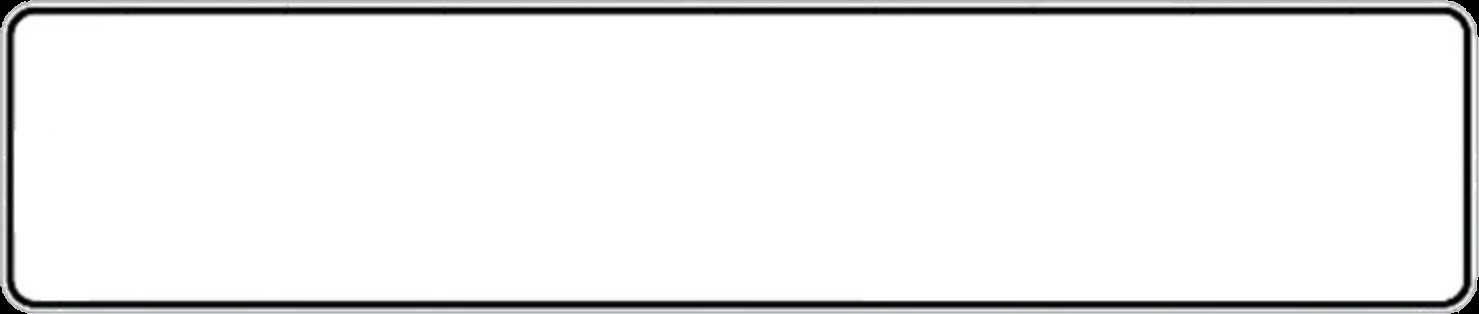
#> input picture plate.png, 1479 x 314 px, given in place of plate.jpg, which was not available
$ python Generator_original.py
#> lines starting #> are read from the running program, lines starting #| are printed output that depends on the picture; pictures that were not available may be replaced by others from this repository, and a replacement may not be noted
import os
import random
import cv2
import argparse
import numpy as np


# [9 lines left out: function random_bright, not called in this run]


class ImageGenerator:
    def __init__(self, save_path):
#> called with save_path = './DB/'
        self.save_path = save_path
        if not os.path.exists(self.save_path):
            os.makedirs(self.save_path)

        # Plate
        self.plate = cv2.imread("plate.jpg")
#> self.plate is the input picture: shape (314, 1479, 3); mean B, G, R 239.2, 239.1, 239.1
        self.plate2 = cv2.imread("plate_y.jpg")
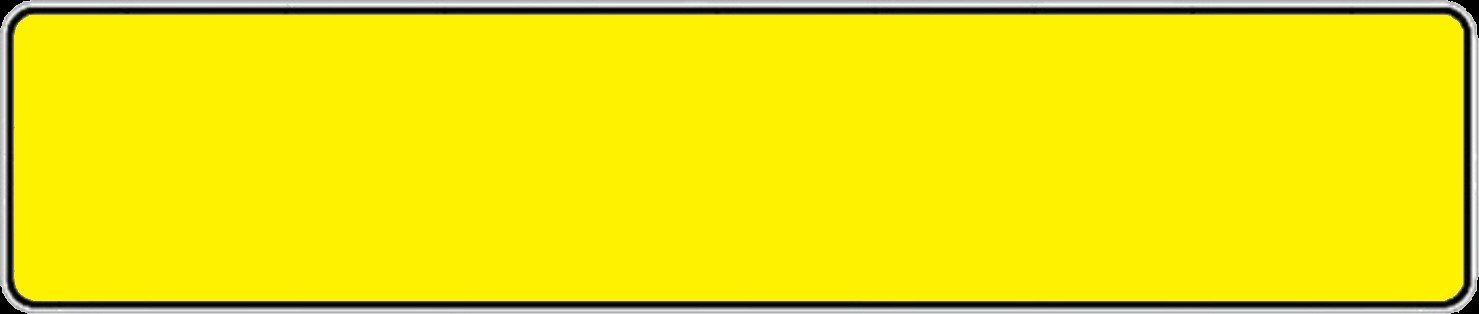
#> input picture plate_y.png, 1479 x 314 px, given in place of plate_y.jpg, which was not available
#> self.plate2 is the input picture: shape (314, 1479, 3); mean B, G, R 12.5, 228.2, 238.8
        self.plate3 = cv2.imread("plate_g.jpg")
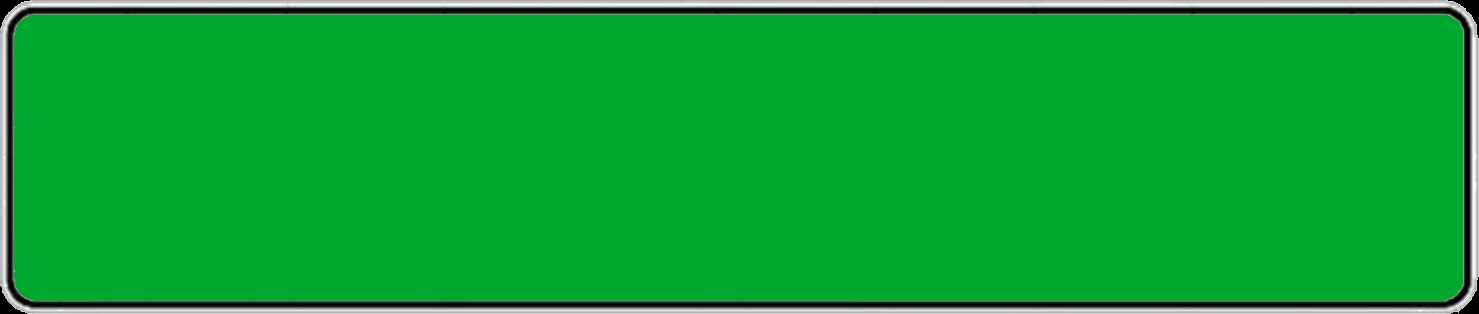
#> input picture plate_g.png, 1479 x 314 px, given in place of plate_g.jpg, which was not available
#> self.plate3 is the input picture: shape (314, 1479, 3); mean B, G, R 54.4, 162.3, 12.5
        self.new_plate1 = cv2.imread("new_plate1.png")
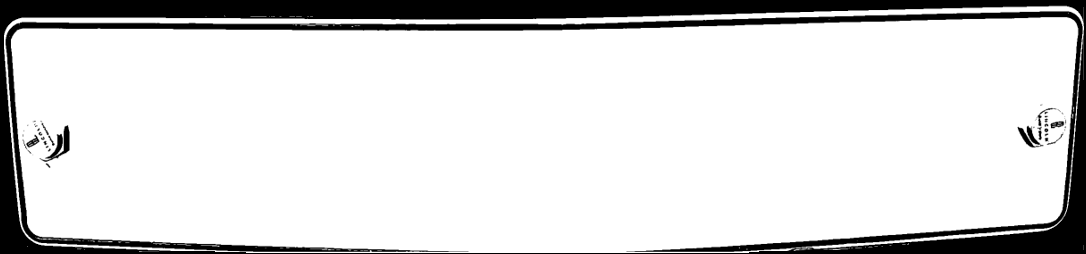
#> input picture new_plate1.png, 1086 x 254 px
#> self.new_plate1 is the input picture: shape (254, 1086, 3); min 0, max 255, mean 217.2
        self.new_plate2 = cv2.imread("new_plate2.png")
        self.new_plate3 = cv2.imread("new_plate3.png")
        self.new_plate4 = cv2.imread("new_plate4.png")
        self.new_plate8 = cv2.imread("new_plate8.png")

        # loading Number
        file_path = "./num/"
#> (the run stopped early here; a loop or call above may not have finished)
